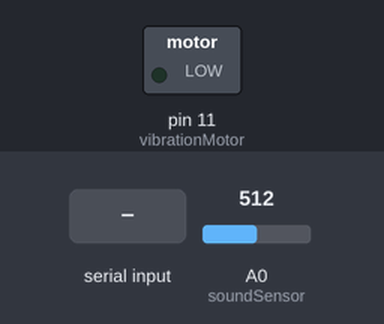
Bench run of a sketch on a simulated Arduino Uno, built with avr-gcc and run on an emulated ATmega328P. Shown: switched loads named in the sketch (green lamp = pin HIGH). Dashed ring = blinking. The test bench sets the inputs (shaded band); at power-on: A0 (soundSensor) = 512. What the sketch prints to the serial monitor is not drawn.

Above: at 1.2 s.
1.3 s: "car_horn\n" received over Serial
At 1.4 s:
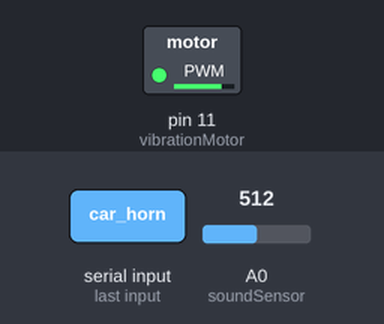
3.4 s: "dog_bark\n" received over Serial
At 3.5 s:
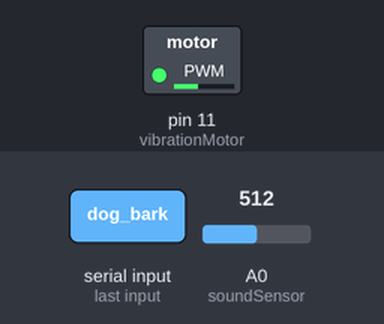
Timing chart, 0 to 6.4 s (numbered marks = the images above; inputs shaded):
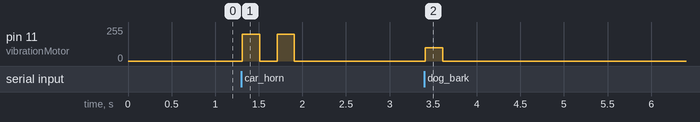

Measured:
- after the input at 1.3 s, pin 11 (vibrationMotor): alternates 200/255 for 0.20 s and 0/255 for 0.20 s, 4 changes in all, then stays 0/255, starting at once
- after the input at 3.4 s, pin 11 (vibrationMotor): 0/255 → 100/255 at once, → 0/255 0.20 s later

The sketch:

arduino_inout.ino
```cpp
int soundSensor = A0;
int vibrationMotor = 11;

void setup() {
  Serial.begin(9600);
  pinMode(soundSensor, INPUT);
  pinMode(vibrationMotor, OUTPUT);
}

void loop() {

  int sensor_value = analogRead(soundSensor); // 소리 센서 값 읽기
  Serial.println(sensor_value);

  if (Serial.available() > 0) {
    String result = Serial.readStringUntil('\n');
    if (result == "car_horn") {
      analogWrite(vibrationMotor, 200);
      delay(200);
      analogWrite(vibrationMotor, 0);
      delay(200);
      analogWrite(vibrationMotor, 200);
      delay(200);
      analogWrite(vibrationMotor, 0);
    }

    else if (result == "dog_bark"){
      analogWrite(vibrationMotor, 100);
      delay(200);
      analogWrite(vibrationMotor, 0);
    }

    else if (result == "fire_alarm") {
      analogWrite(vibrationMotor, 100);
      delay(500);
      analogWrite(vibrationMotor, 0);
      delay(200);
      analogWrite(vibrationMotor, 100);
      delay(500);
      analogWrite(vibrationMotor, 0);
    }
  }
}
```
